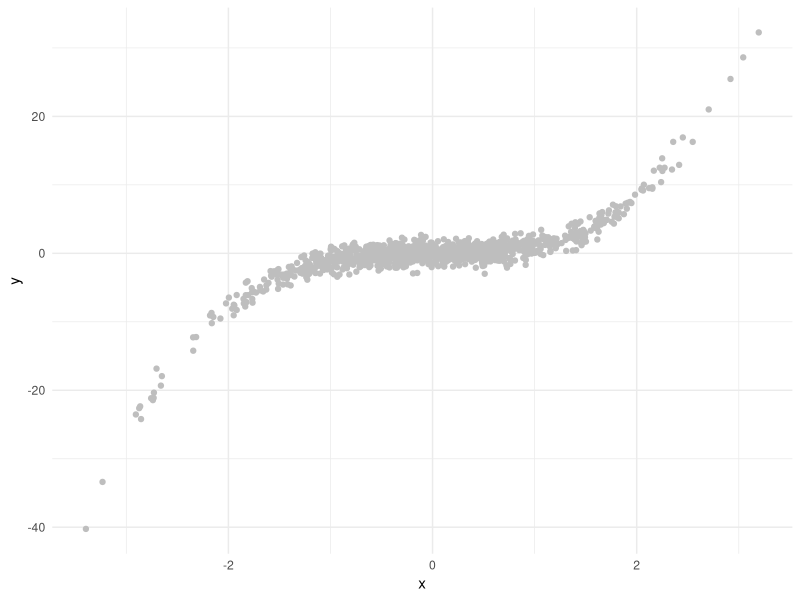
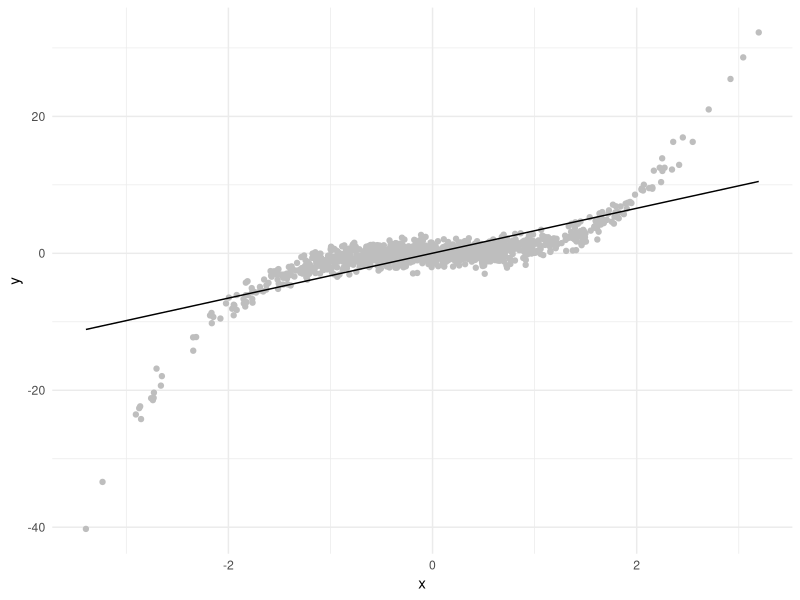

These charts were generated, in order, by the following R code: (Note: this script raises an error after producing the figures.)
## ---- chunk 1
library(tibble)
library(ggplot2)
library(dplyr)
set.seed(1234)
dat = tibble(x = rnorm(1000), z = rnorm(1000), y=x^3 + z)
dat %>% 
 ggplot(aes(x = x,y=y)) + 
        geom_point(color="grey") + 
        theme_minimal()
## ---- chunk 2
library(modelr)
lm1 = lm(y ~ x, data=dat)
dat = dat %>%
        add_predictions(lm1)

dat %>% 
 ggplot(aes(x = x,y=y)) + 
        geom_point(color="grey") + 
        geom_line(aes(x=x,y=pred),color="black") + 
        theme_minimal()
## ---- chunk 3
library(broom)
lm1 %>% tidy(lm1)
## ---- chunk 4
library(MASS)
set.seed(1234)
dat_big = tibble(x = rnorm(5e4), z = rnorm(5e4), y=x^3 + z)
dat_big %>% 
 ggplot(aes(x = x,y=y)) + 
        geom_tile()+ 
        stat_density_2d(aes(fill = stat(level)), geom = "polygon",show.legend=FALSE) +
        scale_fill_gradient(low = "white", high = "black") +
        theme_minimal() +
        xlim(-2,2) +
        ylim(-8,8)
## ---- chunk 5
library(mgcv)

gam1 = gam(y ~ s(x),data=dat)

dat %>% mutate(smooth = gam1$fitted) %>%
  ggplot(aes(x, y)) +
  geom_point(size = 3, alpha = .5, color = "grey") +
  geom_line(aes(x,smooth), color="red")
## ---- chunk 6
gam1 %>% tidy()
